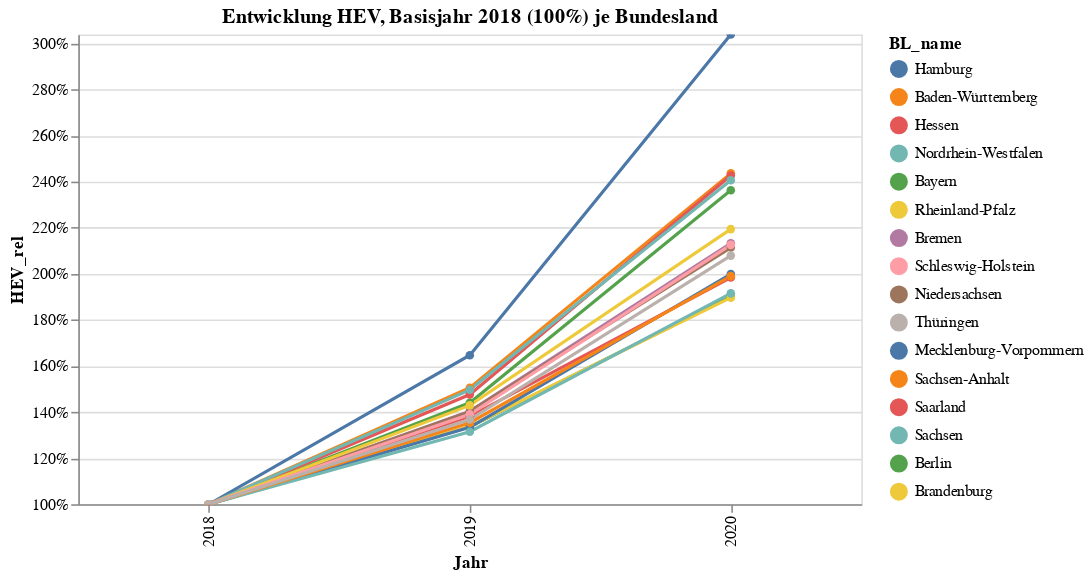

The notebook cell this image was saved under:
### Code cell
import altair as alt

kraftstoff='HEV' #kraftstoffe=['Benzin', 'Diesel', 'Gas', 'HEV', 'PHEV', 'BEV']
source = kba_data_all.groupby(['BL_name','Jahr'])[kraftstoff].sum().reset_index()



for index,row in source.iterrows():
    if row['Jahr']==2018:
        kraftstoff_18=row[kraftstoff]
    
    source.at[index, kraftstoff+'_rel'] = row[kraftstoff]/kraftstoff_18

order=list(source[source.Jahr==2020].sort_values(kraftstoff+'_rel', ascending=False)['BL_name'])    

alt.Chart(source).mark_line(point=True).encode(
    x='Jahr:O',
    #y='Diesel_rel',
    y=alt.Y(kraftstoff+'_rel:Q',
            axis=alt.Axis(format='%'),
           scale=alt.Scale(domain=(source[kraftstoff+'_rel'].min(), source[kraftstoff+'_rel'].max()))),
    color=alt.Color('BL_name',
                    scale=alt.Scale(domain=order)),
    tooltip=['BL_name',kraftstoff+'_rel',kraftstoff]
    #strokeDash='BL_name',
).properties(width=500,
            title='Entwicklung '+kraftstoff+', Basisjahr 2018 (100%) je Bundesland').interactive()

### Figure 1 — Vega-Lite specification as saved in the notebook (floating-point values rounded to 4 significant figures)
{"config": {"view": {"continuousWidth": 400, "continuousHeight": 300}}, "data": {"name": "data-98cf4d82b67d6774091cef9e9212e676"}, "mark": {"type": "line", "point": true}, "encoding": {"color": {"type": "nominal", "field": "BL_name", "scale": {"domain": ["Hamburg", "Baden-Württemberg", "Hessen", "Nordrhein-Westfalen", "Bayern", "Rheinland-Pfalz", "Bremen", "Schleswig-Holstein", "Niedersachsen", "Thüringen", "Mecklenburg-Vorpommern", "Sachsen-Anhalt", "Saarland", "Sachsen", "Berlin", "Brandenburg"]}}, "tooltip": [{"type": "nominal", "field": "BL_name"}, {"type": "quantitative", "field": "HEV_rel"}, {"type": "quantitative", "field": "HEV"}], "x": {"type": "ordinal", "field": "Jahr"}, "y": {"type": "quantitative", "axis": {"format": "%"}, "field": "HEV_rel", "scale": {"domain": [1.0, 3.038]}}}, "selection": {"selector018": {"type": "interval", "bind": "scales", "encodings": ["x", "y"]}}, "title": "Entwicklung HEV, Basisjahr 2018 (100%) je Bundesland", "width": 500, "$schema": "https://vega.github.io/schema/vega-lite/v4.8.1.json", "datasets": {"data-98cf4d82b67d6774091cef9e9212e676": [{"BL_name": "Baden-Württemberg", "Jahr": 2018, "HEV": 34463, "HEV_rel": 1.0}, {"BL_name": "Baden-Württemberg", "Jahr": 2019, "HEV": 51896, "HEV_rel": 1.506}, {"BL_name": "Baden-Württemberg", "Jahr": 2020, "HEV": 83941, "HEV_rel": 2.436}, {"BL_name": "Bayern", "Jahr": 2018, "HEV": 43055, "HEV_rel": 1.0}, {"BL_name": "Bayern", "Jahr": 2019, "HEV": 62002, "HEV_rel": 1.44}, {"BL_name": "Bayern", "Jahr": 2020, "HEV": 101712, "HEV_rel": 2.362}, {"BL_name": "Berlin", "Jahr": 2018, "HEV": 13337, "HEV_rel": 1.0}, {"BL_name": "Berlin", "Jahr": 2019, "HEV": 17819, "HEV_rel": 1.336}, {"BL_name": "Berlin", "Jahr": 2020, "HEV": 25349, "HEV_rel": 1.901}, {"BL_name": "Brandenburg", "Jahr": 2018, "HEV": 7877, "HEV_rel": 1.0}, {"BL_name": "Brandenburg", "Jahr": 2019, "HEV": 10543, "HEV_rel": 1.338}, {"BL_name": "Brandenburg", "Jahr": 2020, "HEV": 14940, "HEV_rel": 1.897}, {"BL_name": "Bremen", "Jahr": 2018, "HEV": 1805, "HEV_rel": 1.0}, {"BL_name": "Bremen", "Jahr": 2019, "HEV": 2534, "HEV_rel": 1.404}, {"BL_name": "Bremen", "Jahr": 2020, "HEV": 3848, "HEV_rel": 2.132}, {"BL_name": "Hamburg", "Jahr": 2018, "HEV": 5053, "HEV_rel": 1.0}, {"BL_name": "Hamburg", "Jahr": 2019, "HEV": 8321, "HEV_rel": 1.647}, {"BL_name": "Hamburg", "Jahr": 2020, "HEV": 15353, "HEV_rel": 3.038}, {"BL_name": "Hessen", "Jahr": 2018, "HEV": 19882, "HEV_rel": 1.0}, {"BL_name": "Hessen", "Jahr": 2019, "HEV": 29346, "HEV_rel": 1.476}, {"BL_name": "Hessen", "Jahr": 2020, "HEV": 48245, "HEV_rel": 2.427}, {"BL_name": "Mecklenburg-Vorpommern", "Jahr": 2018, "HEV": 3528, "HEV_rel": 1.0}, {"BL_name": "Mecklenburg-Vorpommern", "Jahr": 2019, "HEV": 4705, "HEV_rel": 1.334}, {"BL_name": "Mecklenburg-Vorpommern", "Jahr": 2020, "HEV": 7051, "HEV_rel": 1.999}, {"BL_name": "Niedersachsen", "Jahr": 2018, "HEV": 19081, "HEV_rel": 1.0}, {"BL_name": "Niedersachsen", "Jahr": 2019, "HEV": 26744, "HEV_rel": 1.402}, {"BL_name": "Niedersachsen", "Jahr": 2020, "HEV": 40333, "HEV_rel": 2.114}, {"BL_name": "Nordrhein-Westfalen", "Jahr": 2018, "HEV": 46586, "HEV_rel": 1.0}, {"BL_name": "Nordrhein-Westfalen", "Jahr": 2019, "HEV": 69713, "HEV_rel": 1.496}, {"BL_name": "Nordrhein-Westfalen", "Jahr": 2020, "HEV": 112092, "HEV_rel": 2.406}, {"BL_name": "Rheinland-Pfalz", "Jahr": 2018, "HEV": 10863, "HEV_rel": 1.0}, {"BL_name": "Rheinland-Pfalz", "Jahr": 2019, "HEV": 15524, "HEV_rel": 1.429}, {"BL_name": "Rheinland-Pfalz", "Jahr": 2020, "HEV": 23832, "HEV_rel": 2.194}, {"BL_name": "Saarland", "Jahr": 2018, "HEV": 3615, "HEV_rel": 1.0}, {"BL_name": "Saarland", "Jahr": 2019, "HEV": 4995, "HEV_rel": 1.382}, {"BL_name": "Saarland", "Jahr": 2020, "HEV": 7171, "HEV_rel": 1.984}, {"BL_name": "Sachsen", "Jahr": 2018, "HEV": 10824, "HEV_rel": 1.0}, {"BL_name": "Sachsen", "Jahr": 2019, "HEV": 14233, "HEV_rel": 1.315}, {"BL_name": "Sachsen", "Jahr": 2020, "HEV": 20728, "HEV_rel": 1.915}, {"BL_name": "Sachsen-Anhalt", "Jahr": 2018, "HEV": 5061, "HEV_rel": 1.0}, {"BL_name": "Sachsen-Anhalt", "Jahr": 2019, "HEV": 6851, "HEV_rel": 1.354}, {"BL_name": "Sachsen-Anhalt", "Jahr": 2020, "HEV": 10070, "HEV_rel": 1.99}, {"BL_name": "Schleswig-Holstein", "Jahr": 2018, "HEV": 7052, "HEV_rel": 1.0}, {"BL_name": "Schleswig-Holstein", "Jahr": 2019, "HEV": 9807, "HEV_rel": 1.391}, {"BL_name": "Schleswig-Holstein", "Jahr": 2020, "HEV": 14988, "HEV_rel": 2.125}, {"BL_name": "Thüringen", "Jahr": 2018, "HEV": 4529, "HEV_rel": 1.0}, {"BL_name": "Thüringen", "Jahr": 2019, "HEV": 6193, "HEV_rel": 1.367}, {"BL_name": "Thüringen", "Jahr": 2020, "HEV": 9415, "HEV_rel": 2.079}]}}
